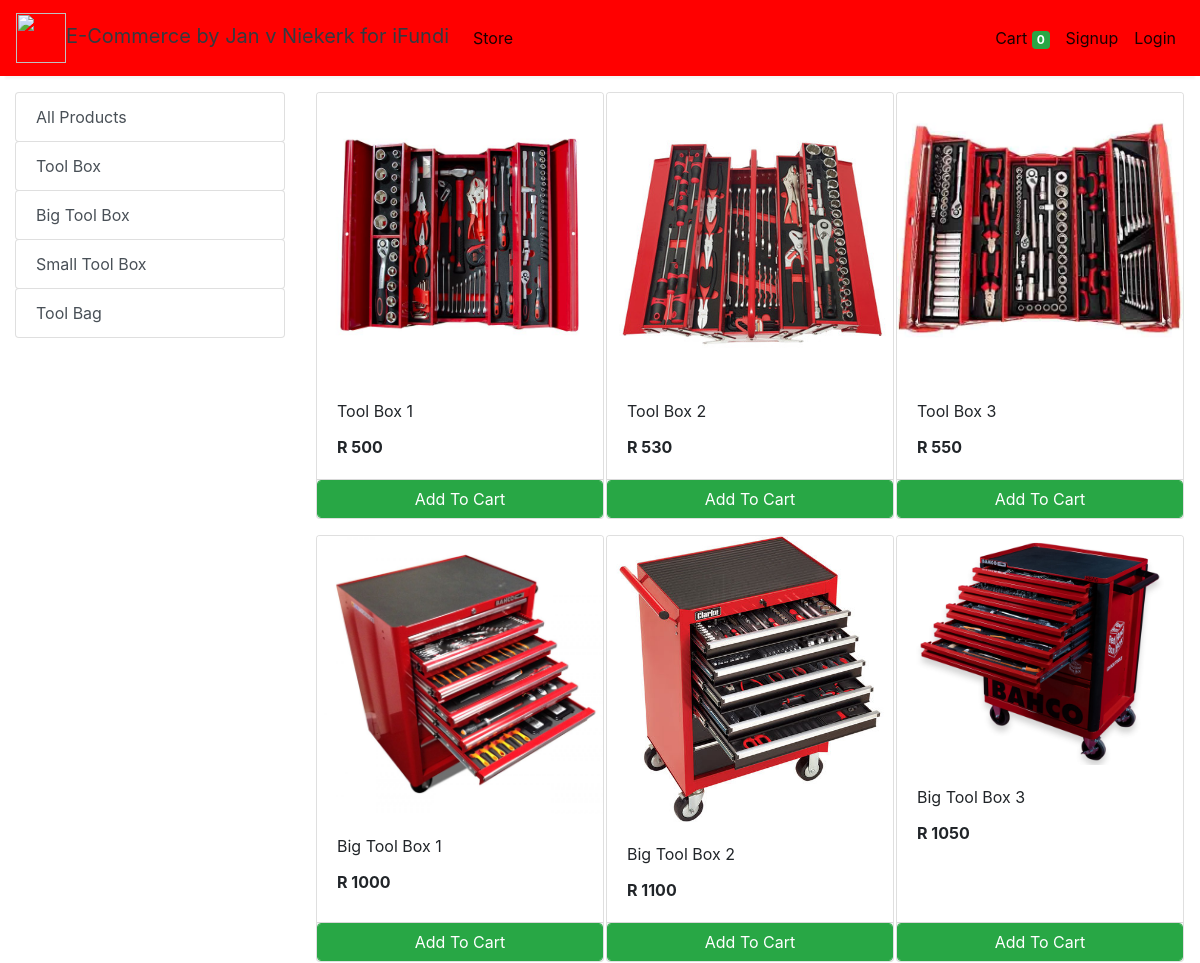
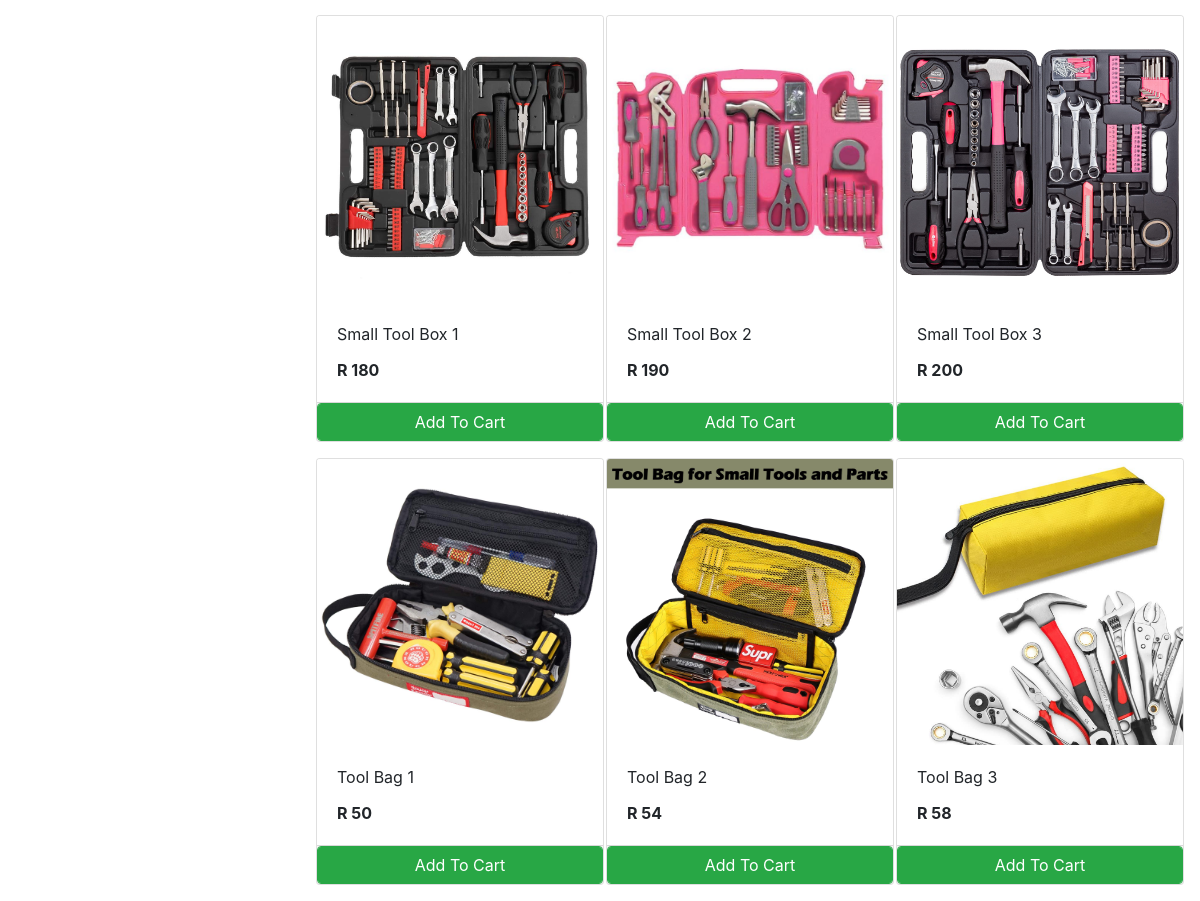
The app's page /store with its own data (2 pictures, top to bottom).
### store/models/category.py (models this page shows, shortened)
class Category(models.Model):
    name= models.CharField(max_length=50)
    @staticmethod
    def get_all_categories():
        return Category.objects.all()

### store/models/product.py (models this page shows, shortened)
class Products(models.Model):
    name = models.CharField(max_length=60)
    price= models.IntegerField(default=0)
    category= models.ForeignKey(Category,on_delete=models.CASCADE,default=1 )
    description= models.CharField(max_length=250, default='', blank=True, null= True)
    image= models.ImageField(upload_to='uploads/products/')
    @staticmethod
    def get_all_products():
        return Products.objects.all()

### store/views/home.py (the view)
# urls.py: path('' , include('store.urls'))
def store(request):
    cart = request.session.get('cart')
    if not cart:
        request.session['cart'] = {}
    products = None
    categories = Category.get_all_categories()
    categoryID = request.GET.get('category')
    if categoryID:
        products = Products.get_all_products_by_categoryid(categoryID)
    else:
        products = Products.get_all_products();
    data = {}
    data['products'] = products
    data['categories'] = categories
    print('you are : ', request.session.get('email'))
    return render(request, 'index.html', data)

### store/templatetags/cart.py (called while the page is built)
@register.filter (name='is_in_cart')
def is_in_cart(product, cart):
    keys = cart.keys ()
    for id in keys:
        if int (id) == product.id:
            return True
    return False;

### store/templatetags/custom_filter.py (called while the page is built)
@register.filter(name='currency')
def currency(number):
    return "R "+str(number)

### store/templates/index.html (shortened to what this page needs)
{% extends 'base.html' %}
{% block content %}
{% load cart %}
{% load custom_filter %}
<div class="container-fluid mt-3">
	<div class="row">
		<div class="col-lg-3 mx-auto">
			<div class="list-group">
				<a href="/" class="list-group-item list-group-item-action btn btn-outline-success">All Products</a>
				{% for category in categories %}
				<a href="/?category={{category.id}}"
					class="list-group-item list-group-item-action btn btn-outline-success ">{{category.name}}</a>
				{% endfor %}
			</div>
		</div>
		<div id='products' class="col-lg-9 mx-auto">
			<div class="row mx-auto">
				{% for product in products %}
				<div class="card mx-auto mb-3" id={{product.id}} style="width: 18rem;">
					<img class="card-img-top" src="{{product.image.url}}" alt="Card image cap">
					<div class="card-body">
						<p class="card-title">{{product.name}}</p>
						<p class="card-text"><b>{{product.price|currency}}</b></p>
					</div>
					<div class="card-footer p-0 no-gutters">
						{% if product|is_in_cart:request.session.cart %}
						<div class="row no-gutters">
							<form action="/#{{product.id}}" class="col-2 " method="post">
								{% csrf_token %}
								<input hidden type="text" name='product' value='{{product.id}}'>
								<input hidden type="text" name='remove' value='True'>
								<input type="submit" value=" - " class="btn btn-block btn-success border-right">
							</form>
							<div class="text-center col btn btn-success">{{product|cart_quantity:request.session.cart}} in Cart</div>
							<form action="/#{{product.id}}" class="col-2 " method="post">
								{% csrf_token %}
								<input hidden type="text" name='product' value='{{product.id}}'>
								<input type="submit" value=" + " class="btn btn-block btn-success border-left">
							</form>
						</div>
						{% else %}
						<form action="/#{{product.id}}" method="POST" class="btn-block">
							<input type="submit" class="float-right btn btn-success form-control"
								value="Add To Cart">
						</form>
						{% endif %}
					</div>
				</div>
				{% endfor %}
			</div>
		</div>
	</div>
</div>
{% endblock %}

### store/templates/base.html (shortened to what this page needs)
<!doctype html>
<html lang="en">
{% load static %}
<head>
  <link rel="stylesheet" href="https://maxcdn.bootstrapcdn.com/bootstrap/4.0.0/css/bootstrap.min.css"
>
</head>
<body>
<nav class="one-edge-shadow
  navbar navbar-light
  sticky-top navbar
  navbar-expand-lg
  text-white">
    <a class="navbar-brand ms-3 text-dark " href="/">
    <link rel="stylesheet" href="https://use.fontawesome.com/releases/v5.7.0/css/all.css">
    <img src="https://www.freepnglogos.com/uploads/shopping-cart-png/shopping-cart-svg-png-icon-download-28.png" style="width:50px;height:50px;color:text-light;">E-Commerce by Jan v Niekerk for iFundi</a>
    <div class="collapse navbar-collapse" id="navbarSupportedContent">
      <ul class="navbar-nav mr-auto">
        <li class="nav-item active">
          <a class="nav-link" href="/store">Store <span class="sr-only">(current)</span></a>
        </li>
          </ul>
      <ul class=" navbar-nav my-2 my-lg-0">
        <li class="nav-item active">
          <a class="nav-link" href="/cart">Cart
            <span class="badge badge-success">{{request.session.cart.keys|length}}</span>
            <span class="sr-only">(current)</span></a>
        </li>
        {% if request.session.customer %}
        <li class="nav-item active ">
          <a class="nav-link" href="/orders">Orders<span class="sr-only">(current)</span></a>
        </li>
        <li class="nav-item active ">
          <a class="nav-link" href="/logout">Logout<span class="sr-only">(current)</span></a>
        </li>
        {% else %}
        <li class="nav-item active">
          <a class="nav-link" href="/signup">Signup<span class="sr-only">(current)</span></a>
        </li>
        <li class="nav-item active">
          <a class="nav-link" href="/login">Login<span class="sr-only">(current)</span></a>
        </li>
        {% endif %}
      </ul>
    </div>
  </nav>
  {% block content %}{% endblock %}
</body>
</html>

### store/templates/base.html (style rules this page uses)
nav { background-color: rgb(255, 0, 0); }
.one-edge-shadow { box-shadow: 0 8px 2px -5px rgb(246, 245, 245); }

### records on screen
Category: name "Tool Box"
Category: name "Big Tool Box"
Category: name "Small Tool Box"
Category: name "Tool Bag"
Products: image (picture), name "Tool Box 1", price "R 500"
Products: image (picture), name "Tool Box 2", price "R 530"
Products: image (picture), name "Tool Box 3", price "R 550"
Products: image (picture), name "Big Tool Box 1", price "R 1000"
Products: image (picture), name "Big Tool Box 2", price "R 1100"
Products: image (picture), name "Big Tool Box 3", price "R 1050"
Products: image (picture), name "Small Tool Box 1", price "R 180"
Products: image (picture), name "Small Tool Box 2", price "R 190"
Products: image (picture), name "Small Tool Box 3", price "R 200"
Products: image (picture), name "Tool Bag 1", price "R 50"
Products: image (picture), name "Tool Bag 2", price "R 54"
Products: image (picture), name "Tool Bag 3", price "R 58"

### other values on screen
{{ request.session.cart.keys|length }} "0"
